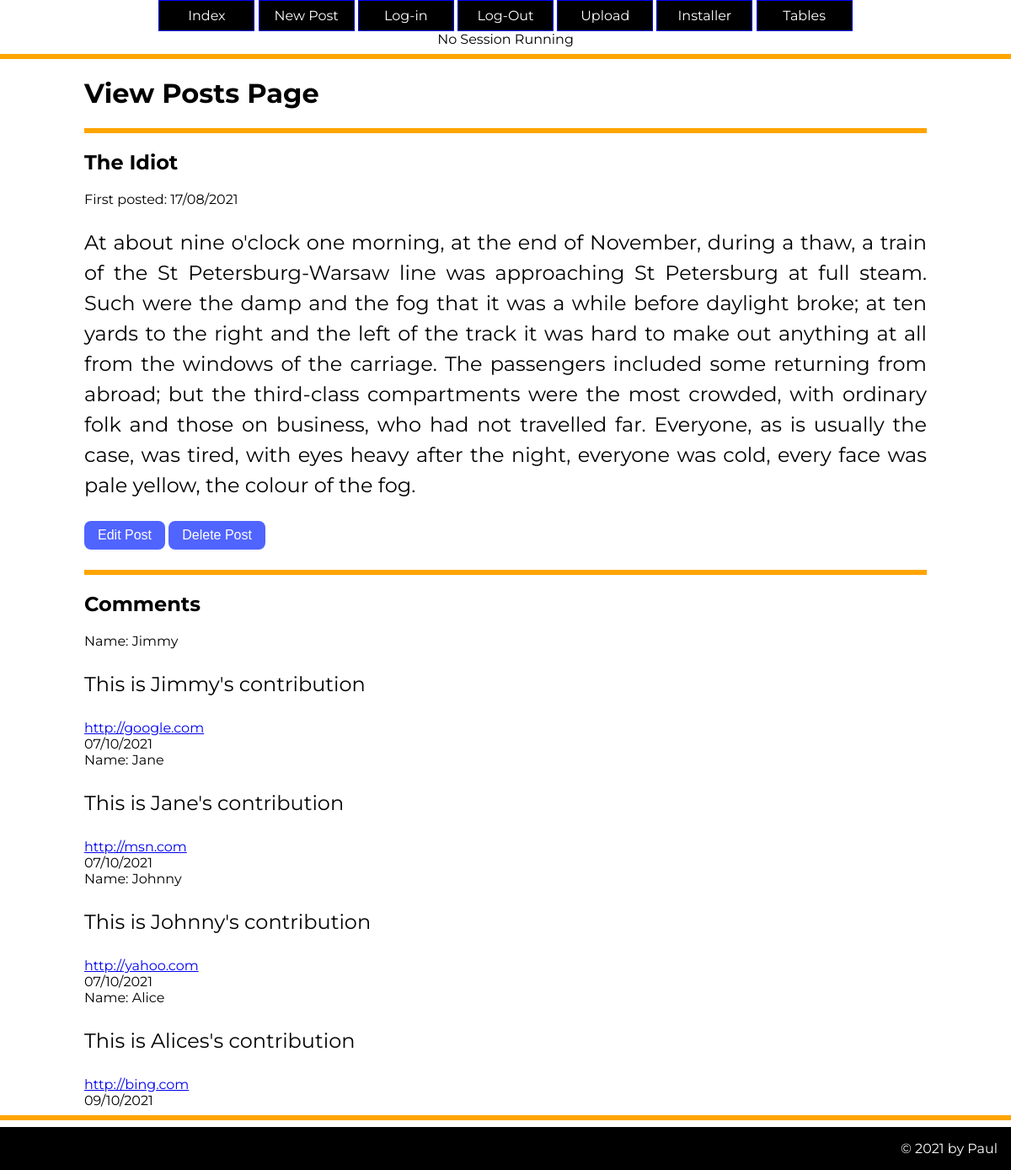
Screenshot of /viewpost/1 with the database file from the repository.
### tables this page shows
CREATE TABLE post(
    id integer primary key autoincrement not null,
    title text not null,
    body text not null,
    user_id integer not null,
    created_at date not null,
    updated_at date,
    foreign key (user_id) references user(id)
);

CREATE TABLE comment(
    id integer primary key autoincrement not null,
    post_id integer not null,
    created_at date not null,
    name text not null,
    website text,
    text text not null,
    foreign key (post_id) references post(id)
);

### server.py (the view)
@app.route('/viewpost/<post_id>')
def viewpost(post_id):
    sql="select title, body, created_at, id from post where id= ?"
    values_tuple= tuple(post_id)
    result= run_search_query_tuples(sql,values_tuple,db_path)
    post_tuple = result[0]
    session['post_data']=post_tuple
    sql="select name, text, website, created_at from comment where post_id= ?"
    values_tuple= tuple(post_id)
    result = run_search_query_tuples(sql, values_tuple, db_path)
    print(result)
    return render_template('viewposts.html',post_id=post_id, post=post_tuple, comments=result)

### db_functions.py (called while the page is built)
def reformatSQLiteDate(sqlite_datestring):
    x = datetime.strptime(sqlite_datestring, '%Y-%m-%d %H:%M:%S')
    return x.strftime("%d/%m/%Y")

def run_search_query_tuples(sql_query,values_tuple, file_path):
    result = None
    try:
        db = sqlite3.connect(file_path)
        cursor = db.cursor()
        cursor.execute(sql_query,values_tuple)
        result = cursor.fetchall()
        cursor.close()
    except sqlite3.Error as error:
        print("Error running search query tuples: {}".format(error))
    finally:
        if db:
            db.close()
        if result:
            return result

### server.py (called while the page is built)
def new_lines_paragraph(s):
    new_str = "<p>" + s.replace("\n", "</p><p>") + "</p>"
    return Markup(new_str)

### templates/viewposts.html (shortened to what this page needs)
{% extends "layout.html" %}
{% block head %}
{{ super() }}
{% endblock %}
{% block content%}
<h1> View Posts Page </h1>
<hr/>
<div><h2> {{post[0]}} </h2></div>
<div>First posted: {{ reformatSQLiteDate(post[2]) }}</div>
<div>{{ new_lines_paragraph(post[1]) }}</div>
<div><a href="{{ url_for('editpost', post_id=post_id) }}"><button class="btn">Edit Post</button></a>
<a href="{{ url_for('editpost', post_id=post_id) }}"><button class="btn">Delete Post</button></a></div>
<hr/>
<h2>Comments</h2>
{%if comments%}
{% for comment in comments %}
<div> Name: {{comment[0]}}</div>
<div>{{ new_lines_paragraph(comment[1]) }}</div>
<div><a href={{ comment[2] }} target="_blank">{{ comment[2] }}</a></div>
<div>{{ reformatSQLiteDate(comment[3]) }}</div>
{% endfor %}
{% endif %}
{% endblock %}

### static/styles.css (style rules this page uses)
body { background-color: #fff; font-family: 'Montserrat', sans-serif; font-size:100%; margin:0; }
p { font-size: 1.5em; line-height: 1.5; text-align: justify; }
hr { border: 3px solid orange; }
.btn { background-color: rgb(80,100,255); font-size: 1em; color: white; text-decoration: none; font-weight: normal; display: inline-block; padding: .5em 1em; margin-bottom: 1em; border-radius:0.5em; border: 0; cursor: pointer; box-sizing:border-box; text-align:center; }

### rows the page displays
post: title "The Idiot", created_at "17/08/2021", body "At about nine o'clock one morning, at the end of November, during a thaw, a train of the St Petersburg-Warsaw line was approaching St Petersburg at full steam. Such were the damp and the fog that it was a while before daylight broke; at ten yards to the right and the left of the track it was hard to make out anything at all from the windows of the carriage. The passengers included some returning from abroad; but the third-class compartments were the most crowded, with ordinary folk and those on business, who had not travelled far. Everyone, as is usually the case, was tired, with eyes heavy after the night, everyone was cold, every face was pale yellow, the colour of the fog."
comment: name "Jimmy", text "This is Jimmy's contribution", website "http://google.com", created_at "07/10/2021"
comment: name "Jane", text "This is Jane's contribution", website "http://msn.com", created_at "07/10/2021"
comment: name "Johnny", text "This is Johnny's contribution", website "http://yahoo.com", created_at "07/10/2021"
comment: name "Alice", text "This is Alices's contribution", website "http://bing.com", created_at "09/10/2021"
